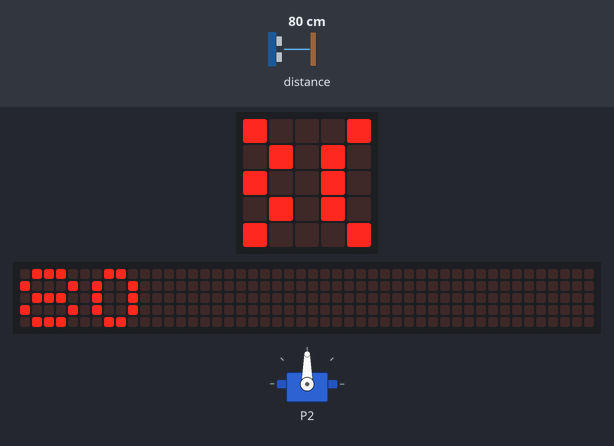
Recording of a program running on a simulated BBC micro:bit (MakeCode). On the bench: servo, the board's 5×5 LED display, a strip that is not on the board, showing the scrolling text unrolled. The test bench sets the inputs (shaded band); at power-on: distance to the obstacle 80 cm. The 48×5 strip is a reading aid, not a part: it shows the text the display is scrolling, unrolled, one strip-width of it at a time.

Above: at 1.28 s.
1.3 s: distance to the obstacle set to 2 cm
At 4.6 s:
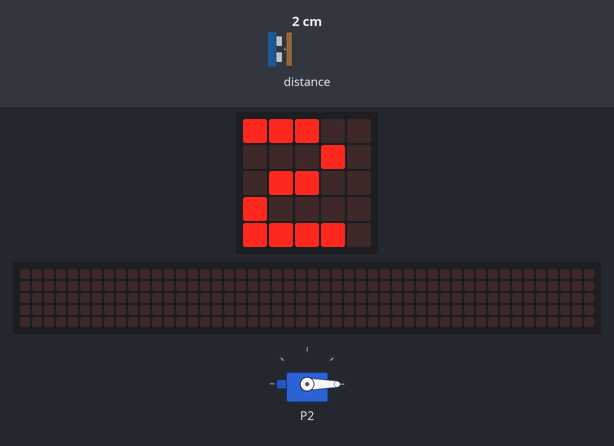
4.9 s: distance to the obstacle set to 18 cm
At 7.61 s:
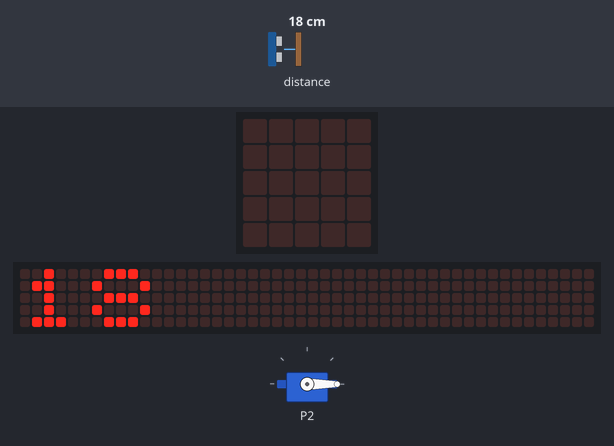
8.5 s: distance to the obstacle set to 4 cm
At 11.1 s:
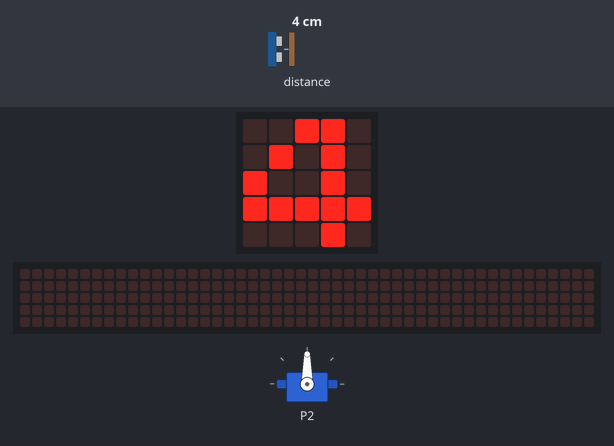
Timing chart, 0 to 12.8 s (numbered marks = the images above; inputs shaded):
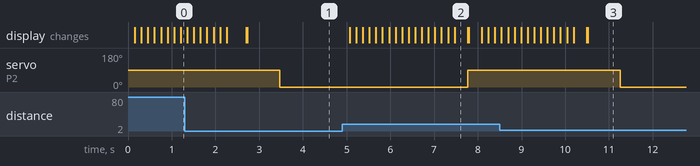

Measured:
- after the input at 1.3 s, servo on P2: 90° → 0° after 2.2 s
- after the input at 4.9 s, servo on P2: 0° → 90° after 2.9 s; the display: first changes after 0.17 s (image 2 shows a later state)
- after the input at 8.5 s, servo on P2: 90° → 0° after 2.8 s

The program:

main.ts
```typescript
let distance = 0
servos.P2.setAngle(90)
basic.forever(function on_forever() {

    distance = sonar.ping(DigitalPin.P0, DigitalPin.P1, PingUnit.Centimeters)
    basic.showNumber(distance)
    if (distance < 15) {
        servos.P2.setAngle(0)
        basic.pause(10)
    } else {
        servos.P2.setAngle(90)
    }

})
```

test.ts
```typescript
// aquí va el archivo "tests"; esto no se compilará cuando este paquete se utilice como una extensión.
```
